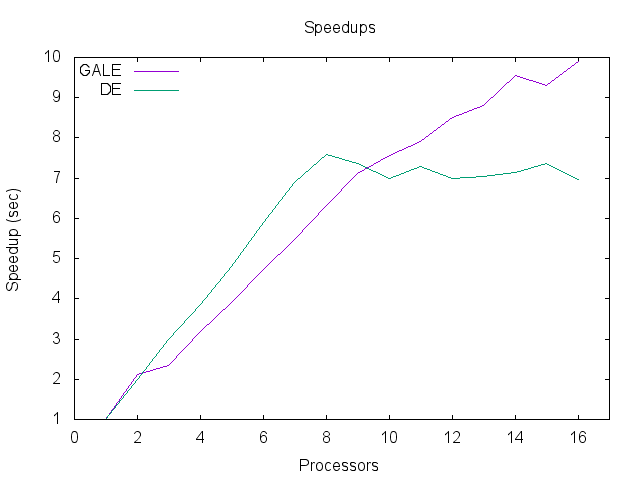

Recreate this plot in gnuplot.
# For PNG
set terminal png
set output "ERS_speedups.png"

# For EPS
# set terminal eps
# set output "ERS_speedups.eps"

set title "Speedups"

set xlabel " Processors "

set ylabel " Speedup (sec) "

set xrange [0:17]

set datafile separator ","

set key left top

plot for [col=4:5] "ERS_GALEvsDE.csv" using 1:col with lines title columnheader